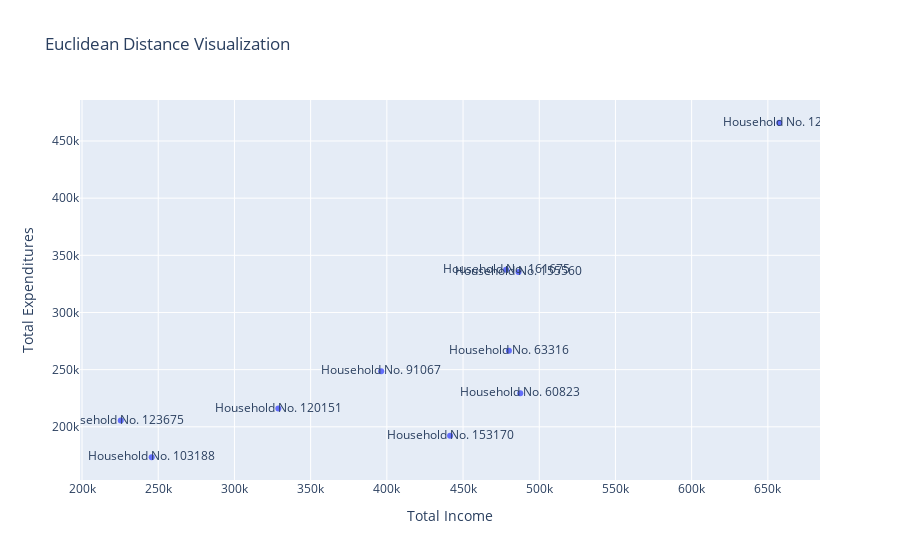

Here is the notebook cell this chart was saved with:
### Code cell
import plotly.express as px
import plotly.graph_objects as go

subset_size = 10
sampled_df = household_df.sample(n=subset_size, random_state=42)

# Create a unique ID for each point
sampled_df["Household"] = sampled_df.index.astype(str)



# Create scatter plot
fig = px.scatter(sampled_df, 
                 x="Total Income", 
                 y="Total Expenditures", 
                 text="Household", 
                 title="Euclidean Distance Visualization")

# Show interactive plot
fig.show()

### Figure 1 — Plotly figure (JSON) as saved in the notebook; plotly's stock layout.template omitted (floating-point values rounded to 4 significant figures)
{"data": [{"hovertemplate": "Total Income=%{x}<br>Total Expenditures=%{y}<br>Household=%{text}<extra></extra>", "legendgroup": "", "marker": {"color": "#636efa", "symbol": "circle"}, "mode": "markers+text", "name": "", "orientation": "v", "showlegend": false, "text": ["Household No. 60823", "Household No. 103188", "Household No. 161675", "Household No. 153170", "Household No. 91067", "Household No. 123675", "Household No. 63316", "Household No. 120151", "Household No. 155560", "Household No. 1210"], "type": "scatter", "x": [487500.0, 245700.0, 478200.0, 441500.0, 396300.0, 225400.0, 480100.0, 328800.0, 486400.0, 657500.0], "xaxis": "x", "y": [229300.0, 173400.0, 337400.0, 192200.0, 248600.0, 205500.0, 266500.0, 216000.0, 335500.0, 466000.0], "yaxis": "y"}], "layout": {"legend": {"tracegroupgap": 0}, "title": {"text": "Euclidean Distance Visualization"}, "xaxis": {"anchor": "y", "domain": [0, 1], "title": {"text": "Total Income"}}, "yaxis": {"anchor": "x", "domain": [0, 1], "title": {"text": "Total Expenditures"}}}}
